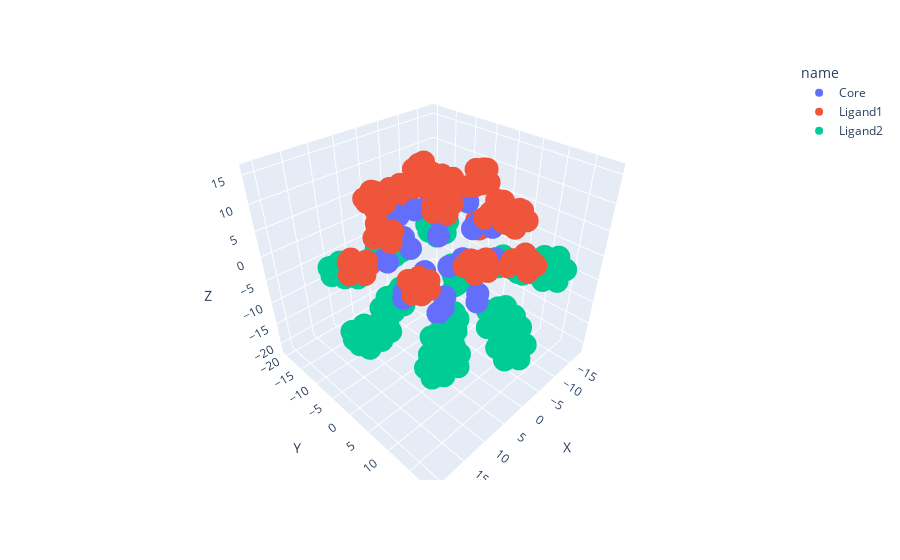

The notebook cell this image was saved under:
### Code cell
# Generating Janus configuration 
JanusSphereList = GenerateCore(10, 30, 'Janus')
JanusLigandSmileStrings = ["SCCO[H]", "C1=C(C=CC=C1)CS[H]"]
JanusPandasNPDataframe = AttachLigands(JanusLigandSmileStrings, ['S0', 'S7'], ['O3', 'C4'], JanusSphereList, option = 'Janus')
fig = px.scatter_3d(JanusPandasNPDataframe, x='X', y='Y', z='Z', color='name')
fig.show()

### Figure 1 — Plotly figure (JSON) as saved in the notebook; plotly's stock layout.template omitted (floating-point values rounded to 4 significant figures; data arrays with more than 128 entries replaced by an {"elided": "..."} marker saying what was removed)
{"data": [{"hovertemplate": "name=Core<br>X=%{x}<br>Y=%{y}<br>Z=%{z}<extra></extra>", "legendgroup": "Core", "marker": {"color": "#636efa", "symbol": "circle"}, "mode": "markers", "name": "Core", "scene": "scene", "showlegend": true, "type": "scatter3d", "x": [-2.691, 3.706, -2.103, 8.397, -8.553, 2.904, -5.748, 7.605, -9.842, -0.4391, 8.859, -7.025, 3.756, -1.957, 0.4431, -6.791, 6.374, -3.945, 4.029, -8.523, 9.714, -1.284, 6.879, -5.928, 1.778, -6.57, 5.529, -1.235], "y": [9.31, 7.931, 5.862, 4.483, 3.793, 2.414, 0.3448, -1.034, -1.724, -3.103, -4.483, -5.172, -6.552, -8.621, 8.621, 7.241, 6.552, 5.172, 3.103, 1.724, 1.034, -0.3448, -2.414, -3.793, -5.862, -7.241, -7.931, -9.31], "z": [2.465, 4.834, 7.824, 3.066, 3.53, 9.26, 8.176, 6.41, 0.407, 9.496, 1.192, 4.888, 6.555, 4.675, -5.049, -1.201, -4.055, -7.595, -8.61, -4.939, -2.136, -9.911, -6.845, -7.104, -7.904, -2.096, -2.555, -3.434]}, {"hovertemplate": "name=Ligand1<br>X=%{x}<br>Y=%{y}<br>Z=%{z}<extra></extra>", "legendgroup": "Ligand1", "marker": {"color": "#EF553B", "symbol": "circle"}, "mode": "markers", "name": "Ligand1", "scene": "scene", "showlegend": true, "type": "scatter3d", "x": {"elided": "140 float values"}, "y": {"elided": "140 float values"}, "z": {"elided": "140 float values"}}, {"hovertemplate": "name=Ligand2<br>X=%{x}<br>Y=%{y}<br>Z=%{z}<extra></extra>", "legendgroup": "Ligand2", "marker": {"color": "#00cc96", "symbol": "circle"}, "mode": "markers", "name": "Ligand2", "scene": "scene", "showlegend": true, "type": "scatter3d", "x": {"elided": "224 float values"}, "y": {"elided": "224 float values"}, "z": {"elided": "224 float values"}}], "layout": {"legend": {"title": {"text": "name"}, "tracegroupgap": 0}, "margin": {"t": 60}, "scene": {"domain": {"x": [0, 1], "y": [0, 1]}, "xaxis": {"title": {"text": "X"}}, "yaxis": {"title": {"text": "Y"}}, "zaxis": {"title": {"text": "Z"}}}}}
